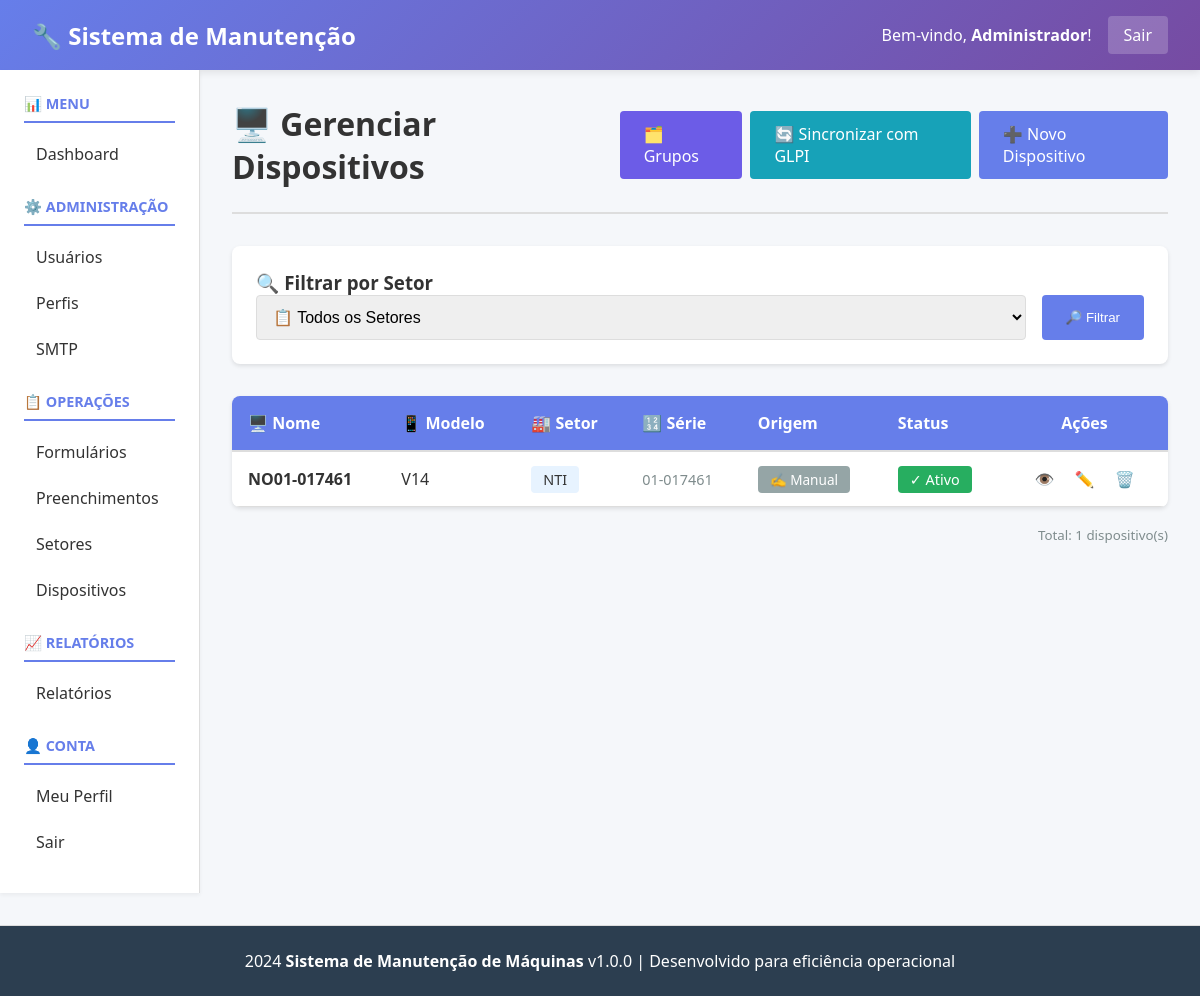
Page /public/index.php?page=devices (signed in) on the committed database.
### tables this page shows
CREATE TABLE `users` (
  `id` int(11) NOT NULL,
  `username` varchar(100) NOT NULL,
  `email` varchar(100) NOT NULL,
  `password_hash` varchar(255) NOT NULL,
  `full_name` varchar(200) NOT NULL,
  `auth_type` enum('local','ldap') DEFAULT 'local',
  `profile_id` int(11) DEFAULT NULL,
  `status` enum('active','inactive') DEFAULT 'active',
  `last_login` datetime DEFAULT NULL,
  `created_at` datetime DEFAULT current_timestamp(),
  `updated_at` datetime DEFAULT current_timestamp() ON UPDATE current_timestamp()
);

CREATE TABLE `devices` (
  `id` int(11) NOT NULL,
  `name` varchar(255) NOT NULL,
  `model` varchar(255) DEFAULT NULL,
  `manufacturer` varchar(255) DEFAULT NULL,
  `serial_number` varchar(255) DEFAULT NULL,
  `sector_id` int(11) DEFAULT NULL,
  `acquisition_date` date DEFAULT NULL,
  `last_maintenance` date DEFAULT NULL,
  `maintenance_frequency` varchar(50) DEFAULT NULL,
  `status` varchar(20) DEFAULT 'active',
  `created_at` datetime DEFAULT current_timestamp(),
  `updated_at` datetime DEFAULT current_timestamp() ON UPDATE current_timestamp()
);

CREATE TABLE `sectors` (
  `id` int(11) NOT NULL,
  `name` varchar(200) NOT NULL,
  `description` text DEFAULT NULL,
  `location` varchar(255) DEFAULT NULL,
  `status` varchar(20) DEFAULT 'active',
  `responsible_user_id` int(11) DEFAULT NULL,
  `phone` varchar(20) DEFAULT NULL,
  `email` varchar(100) DEFAULT NULL,
  `is_active` tinyint(1) DEFAULT 1,
  `created_at` datetime DEFAULT current_timestamp(),
  `updated_at` datetime DEFAULT current_timestamp() ON UPDATE current_timestamp()
);

### controllers/DeviceController.php (called while the page is built, shortened)
<?php
class DeviceController
{
    private $db;
    public function __construct()
    {
        $this->db = Database::getInstance();
    }
    public function index()
    {
        try {
            $sector_filter = isset($_GET['sector']) ? intval($_GET['sector']) : 0;
            if ($sector_filter > 0) {
                $devices = $this->db->fetchAll("
                    SELECT d.*, s.name as sector_name
                    FROM devices d
                    LEFT JOIN sectors s ON d.sector_id = s.id
                    WHERE d.sector_id = ?
                    ORDER BY d.name ASC
                ", [$sector_filter]);
                $current_sector = $this->db->fetch("SELECT * FROM sectors WHERE id = ?", [$sector_filter]);
            } else {
                $devices = $this->db->fetchAll("
                    SELECT d.*, s.name as sector_name
                    FROM devices d
                    LEFT JOIN sectors s ON d.sector_id = s.id
                    ORDER BY d.name ASC
                ");
            }
            include __DIR__ . '/../views/devices/index.php';
        } catch (\Exception $e) {
            echo "Erro: " . $e->getMessage();
        }
    }
}

### config/Database.php (called while the page is built, shortened)
<?php
class Database
{
    private static $instance = null;
    private $connection;
    private $host = 'localhost';
    private $db_name = 'manutencao_db';
    private $username = 'root';
    private $password = '';
    private $charset = 'utf8mb4';
    private function __construct()
    {
        try {
            $dsn = "mysql:host=" . $this->host . ";dbname=" . $this->db_name . ";charset=" . $this->charset;
            $this->connection = new \PDO(
                $dsn,
                $this->username,
                $this->password,
                array(
                    \PDO::ATTR_ERRMODE => \PDO::ERRMODE_EXCEPTION,
                    \PDO::ATTR_DEFAULT_FETCH_MODE => \PDO::FETCH_ASSOC,
                    \PDO::ATTR_EMULATE_PREPARES => false
                )
            );
        } catch (\PDOException $e) {
            die("Erro de conexão com banco de dados: " . $e->getMessage());
        }
    }
    public static function getInstance()
    {
        if (self::$instance === null) {
            self::$instance = new self();
        }
        return self::$instance;
    }
    public function fetch($sql, $params = [])
    {
        try {
            $stmt = $this->connection->prepare($sql);
            $stmt->execute($params);
            return $stmt->fetch();
        } catch (\PDOException $e) {
            throw new \Exception("Erro ao buscar registro: " . $e->getMessage());
        }
    }
    public function fetchAll($sql, $params = [])
    {
        try {
            $stmt = $this->connection->prepare($sql);
            $stmt->execute($params);
            return $stmt->fetchAll();
        } catch (\PDOException $e) {
            throw new \Exception("Erro ao buscar registros: " . $e->getMessage());
        }
    }
}

### core/Auth.php (called while the page is built, shortened)
<?php
class Auth
{
    private $db;
    private $user = null;
    public function __construct()
    {
        $this->db = Database::getInstance();
    }
    public function isLoggedIn()
    {
        return isset($_SESSION['user_id']) && !empty($_SESSION['user_id']);
    }
    public function getCurrentUser()
    {
        if ($this->user === null) {
            $this->user = $this->db->fetch(
                "SELECT * FROM users WHERE id = :id",
                [':id' => $_SESSION['user_id']]
            );
        }
        return $this->user;
    }
}

### views/devices/index.php (the view, shortened to what this page needs)
<?php include __DIR__ . '/../header.php'; ?>
<div class="page-header">
    <h1>🖥️ Gerenciar Dispositivos</h1>
    <div style="display: flex; gap: 0.5rem;">
        <a href="?page=devices&action=groups" class="btn" style="background: #6c5ce7;">🗂️ Grupos</a>
        <a href="?page=devices&action=syncGlpi" class="btn" style="background: #17a2b8;" onclick="return confirm('Sincronizar dispositivos inventariados no GLPI agora?')">🔄 Sincronizar com GLPI</a>
        <a href="?page=devices&action=create" class="btn">➕ Novo Dispositivo</a>
    </div>
</div>
<div style="background: white; padding: 1.5rem; border-radius: 8px; box-shadow: 0 2px 4px rgba(0,0,0,0.1); margin-bottom: 2rem;">
    <h3 style="margin-top: 0;">🔍 Filtrar por Setor</h3>
    <form method="GET" style="display: flex; gap: 1rem;">
        <select name="sector" style="padding: 0.75rem; border: 1px solid #ddd; border-radius: 4px; flex: 1; font-size: 1rem;">
            <option value="">📋 Todos os Setores</option>
        </select>
        <button type="submit" class="btn" style="background: #667eea; color: white; padding: 0.75rem 1.5rem; border: none; border-radius: 4px; cursor: pointer;">🔎 Filtrar</button>
    </form>
</div>
<?php if (!empty($devices)): ?>
    <div style="background: white; border-radius: 8px; box-shadow: 0 2px 4px rgba(0,0,0,0.1); overflow: hidden;">
        <table style="width: 100%; border-collapse: collapse;">
            <thead>
                <tr style="background: #667eea; color: white;">
                    <th style="padding: 1rem; text-align: left;">🖥️ Nome</th>
                    <th style="padding: 1rem; text-align: left;">📱 Modelo</th>
                    <th style="padding: 1rem; text-align: left;">🏭 Setor</th>
                    <th style="padding: 1rem; text-align: left;">🔢 Série</th>
                    <th style="padding: 1rem; text-align: left;">Origem</th>
                    <th style="padding: 1rem; text-align: left;">Status</th>
                    <th style="padding: 1rem; text-align: center;">Ações</th>
                </tr>
            </thead>
            <tbody>
                <?php foreach ($devices as $device): ?>
                    <tr style="border-bottom: 1px solid #ddd;">
                        <td style="padding: 1rem;"><strong><?php echo htmlspecialchars($device['name']); ?></strong></td>
                        <td style="padding: 1rem;"><?php echo htmlspecialchars($device['model'] ?? 'N/A'); ?></td>
                        <td style="padding: 1rem;">
                            <span style="background: #e7f3ff; padding: 0.25rem 0.75rem; border-radius: 4px; font-size: 0.9rem;">
                                <?php echo htmlspecialchars($device['sector_name'] ?? 'Sem Setor'); ?>
                            </span>
                        </td>
                        <td style="padding: 1rem; font-size: 0.9rem; color: #7f8c8d;"><?php echo htmlspecialchars($device['serial_number'] ?? 'N/A'); ?></td>
                        <td style="padding: 1rem;">
                            <?php if (($device['source'] ?? 'manual') === 'glpi'): ?>
                                <span style="background: #17a2b8; color: white; padding: 0.25rem 0.75rem; border-radius: 4px; font-size: 0.85rem;">🔗 GLPI</span>
                            <?php else: ?>
                                <span style="background: #95a5a6; color: white; padding: 0.25rem 0.75rem; border-radius: 4px; font-size: 0.85rem;">✍️ Manual</span>
                            <?php endif; ?>
                        </td>
                        <td style="padding: 1rem;">
                            <?php if ($device['status'] === 'active'): ?>
                                <span style="background: #27ae60; color: white; padding: 0.25rem 0.75rem; border-radius: 4px; font-size: 0.9rem;">✓ Ativo</span>
                            <?php else: ?>
                                <span style="background: #e74c3c; color: white; padding: 0.25rem 0.75rem; border-radius: 4px; font-size: 0.9rem;">✕ Inativo</span>
                            <?php endif; ?>
                        </td>
                        <td style="padding: 1rem; text-align: center;">
                            <a href="?page=devices&action=view&id=<?php echo $device['id']; ?>" style="color: #3498db; text-decoration: none; margin: 0 0.5rem;">👁️</a>
                            <a href="?page=devices&action=edit&id=<?php echo $device['id']; ?>" style="color: #f39c12; text-decoration: none; margin: 0 0.5rem;">✏️</a>
                            <a href="?page=devices&action=delete&id=<?php echo $device['id']; ?>" style="color: #e74c3c; text-decoration: none; margin: 0 0.5rem;" onclick="return confirm('Tem certeza?')">🗑️</a>
                        </td>
                    </tr>
                <?php endforeach; ?>
            </tbody>
        </table>
    </div>
    <div style="margin-top: 1rem; text-align: right; color: #7f8c8d;">
        <small>Total: <?php echo count($devices); ?> dispositivo(s)</small>
    </div>
<?php endif; ?>
<?php include __DIR__ . '/../footer.php'; ?>

### views/header.php (shortened to what this page needs)
<?php
$auth = new \Core\Auth();
$user_atual = $auth->getCurrentUser();
?>
<!DOCTYPE html>
<html lang="pt-BR">
<head>
</head>
<body>
    <div class="navbar">
        <h1>🔧 Sistema de Manutenção</h1>
        <div class="navbar-user">
            <span>Bem-vindo, <strong><?php echo htmlspecialchars($user_atual['full_name'] ?? $user_atual['username']); ?></strong>!</span>
            <a href="index.php?page=logout">Sair</a>
        </div>
    </div>
    <div class="container">
        <div class="sidebar">
            <h3>📊 MENU</h3>
            <ul>
                <li><a href="index.php?page=dashboard">Dashboard</a></li>
            </ul>
            <h3>⚙️ ADMINISTRAÇÃO</h3>
            <ul>
                <li><a href="index.php?page=users">Usuários</a></li>
                <li><a href="index.php?page=profiles">Perfis</a></li>
                <li><a href="index.php?page=smtp">SMTP</a></li>
            </ul>
            <h3>📋 OPERAÇÕES</h3>
            <ul>
                <li><a href="index.php?page=forms">Formulários</a></li>
                <li><a href="index.php?page=submissions">Preenchimentos</a></li>
                <li><a href="index.php?page=sectors">Setores</a></li>
                <li><a href="index.php?page=devices">Dispositivos</a></li>
            </ul>
            <h3>📈 RELATÓRIOS</h3>
            <ul>
                <li><a href="index.php?page=reports">Relatórios</a></li>
            </ul>
            <h3>👤 CONTA</h3>
            <ul>
                <li><a href="index.php?page=profile">Meu Perfil</a></li>
                <li><a href="index.php?page=logout">Sair</a></li>
            </ul>
        </div>
        <div class="content">

### views/header.php (style rules this page uses)
* { margin: 0; padding: 0; box-sizing: border-box; }
body { font-family: 'Segoe UI', Tahoma, Geneva, Verdana, sans-serif; background: #f5f7fa; color: #333; }
.navbar { background: linear-gradient(135deg, #667eea 0%, #764ba2 100%); color: white; padding: 1rem 2rem; display: flex; justify-content: space-between; align-items: center; box-shadow: 0 2px 8px rgba(0,0,0,0.1); }
.navbar h1 { font-size: 1.5rem; margin: 0; }
.navbar-user { display: flex; align-items: center; gap: 1rem; }
.navbar-user a { color: white; text-decoration: none; padding: 0.5rem 1rem; background: rgba(255,255,255,0.2); border-radius: 4px; transition: background 0.3s; }
.container { display: grid; grid-template-columns: 200px 1fr; min-height: calc(100vh - 80px); }
.sidebar { background: white; padding: 1.5rem; border-right: 1px solid #ddd; box-shadow: 0 2px 4px rgba(0,0,0,0.05); overflow-y: auto; }
.sidebar h3 { color: #667eea; font-size: 0.9rem; text-transform: uppercase; margin-top: 1.5rem; margin-bottom: 0.75rem; border-bottom: 2px solid #667eea; padding-bottom: 0.5rem; }
.sidebar h3:first-child { margin-top: 0; }
.sidebar ul { list-style: none; }
.sidebar ul li { margin: 0.5rem 0; }
.sidebar ul li a { color: #333; text-decoration: none; padding: 0.5rem 0.75rem; border-radius: 4px; display: block; transition: background 0.3s, color 0.3s; }
.content { padding: 2rem; overflow-y: auto; }
.page-header { display: flex; justify-content: space-between; align-items: center; margin-bottom: 2rem; padding-bottom: 1.5rem; border-bottom: 2px solid #ddd; }
.page-header h1 { font-size: 2rem; color: #333; }
.btn { background: #667eea; color: white; padding: 0.75rem 1.5rem; border: none; border-radius: 4px; cursor: pointer; text-decoration: none; display: inline-block; transition: background 0.3s; }
table { width: 100%; border-collapse: collapse; background: white; border-radius: 4px; overflow: hidden; box-shadow: 0 2px 4px rgba(0,0,0,0.1); }
table thead { background: #f5f5f5; border-bottom: 2px solid #ddd; }
table th, table td { padding: 1rem; text-align: left; border-bottom: 1px solid #ddd; }

### rows in the picture
users: full_name "Administrador"
devices: name "NO01-017461", model "V14", sector.name "NTI", serial_number "01-017461", status "✓ Ativo"

### other values in the picture
count($devices) "1"
